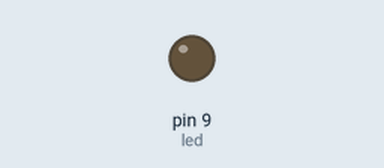
This sketch was run on a simulated Arduino Uno, built with avr-gcc and run on an emulated ATmega328P. On the bench: output pins drawn as LEDs (lit = HIGH).

Above: at 0.05 s.
At 4.65 s:
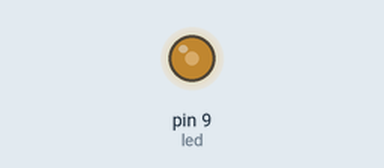
At 9.35 s:
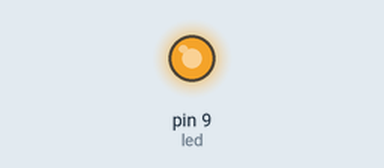
At 18.75 s:
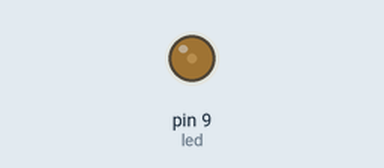
Timing chart, 0 to 26.8 s (numbered marks = the images above):
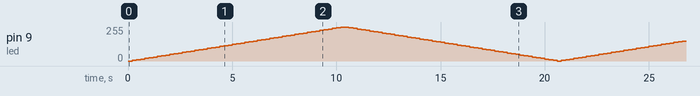

The sketch:

PWM.ino
```cpp
int led = 9;
int i;

void setup () {
    pinMode(led,OUTPUT);
}

void loop () {

  for(i=0;i<=255;i=i+5) {
    analogWrite(led,i);
    delay(200);
  }
  for(i=255;i>0;i=i-5) {
    analogWrite(led,i);
    delay(200);
  }
}
```
